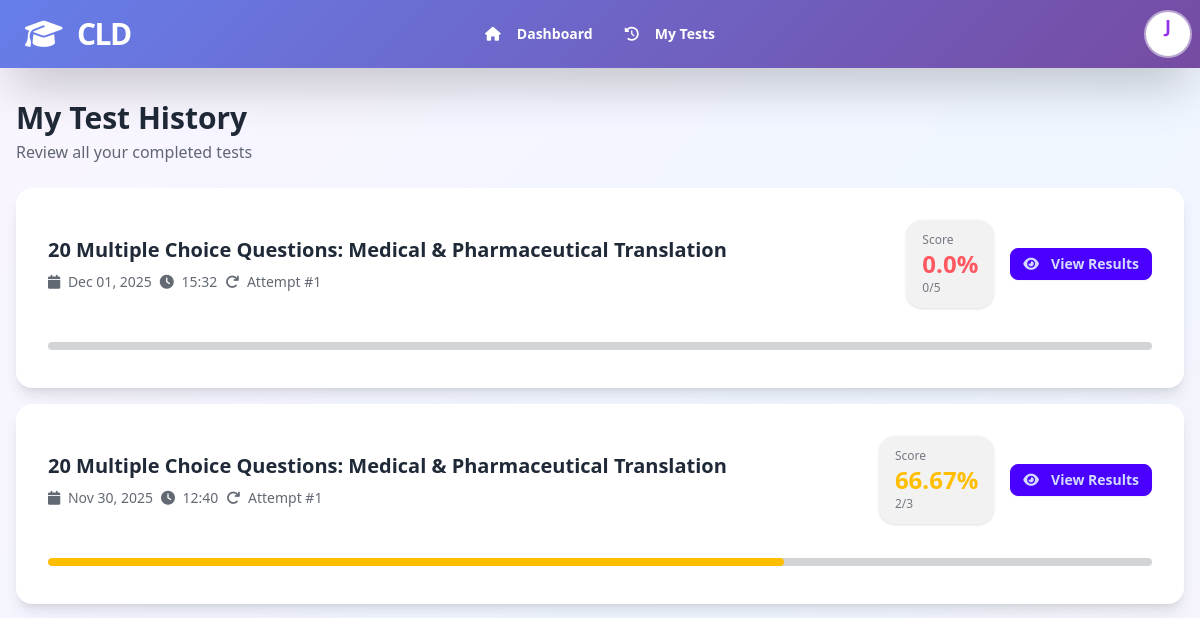
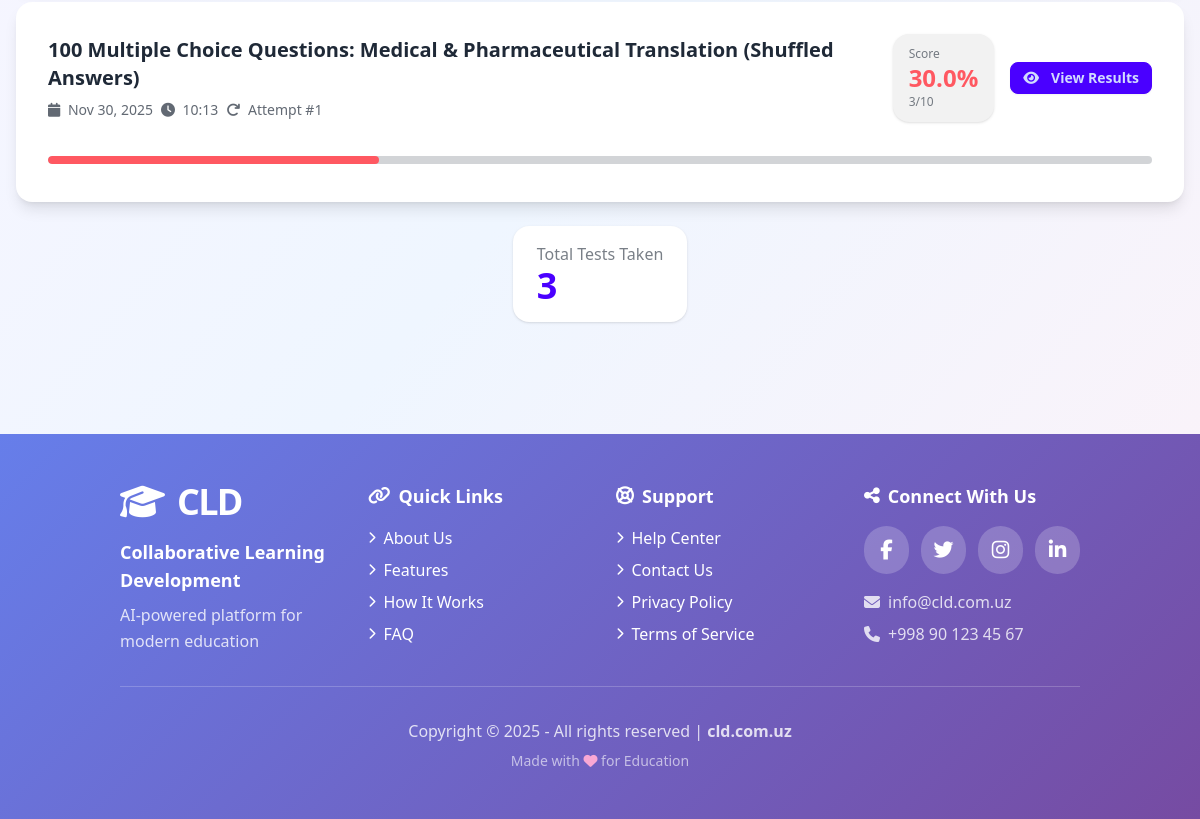
The page /history/ (signed in) on the database as committed earlier (2 pictures, top to bottom).
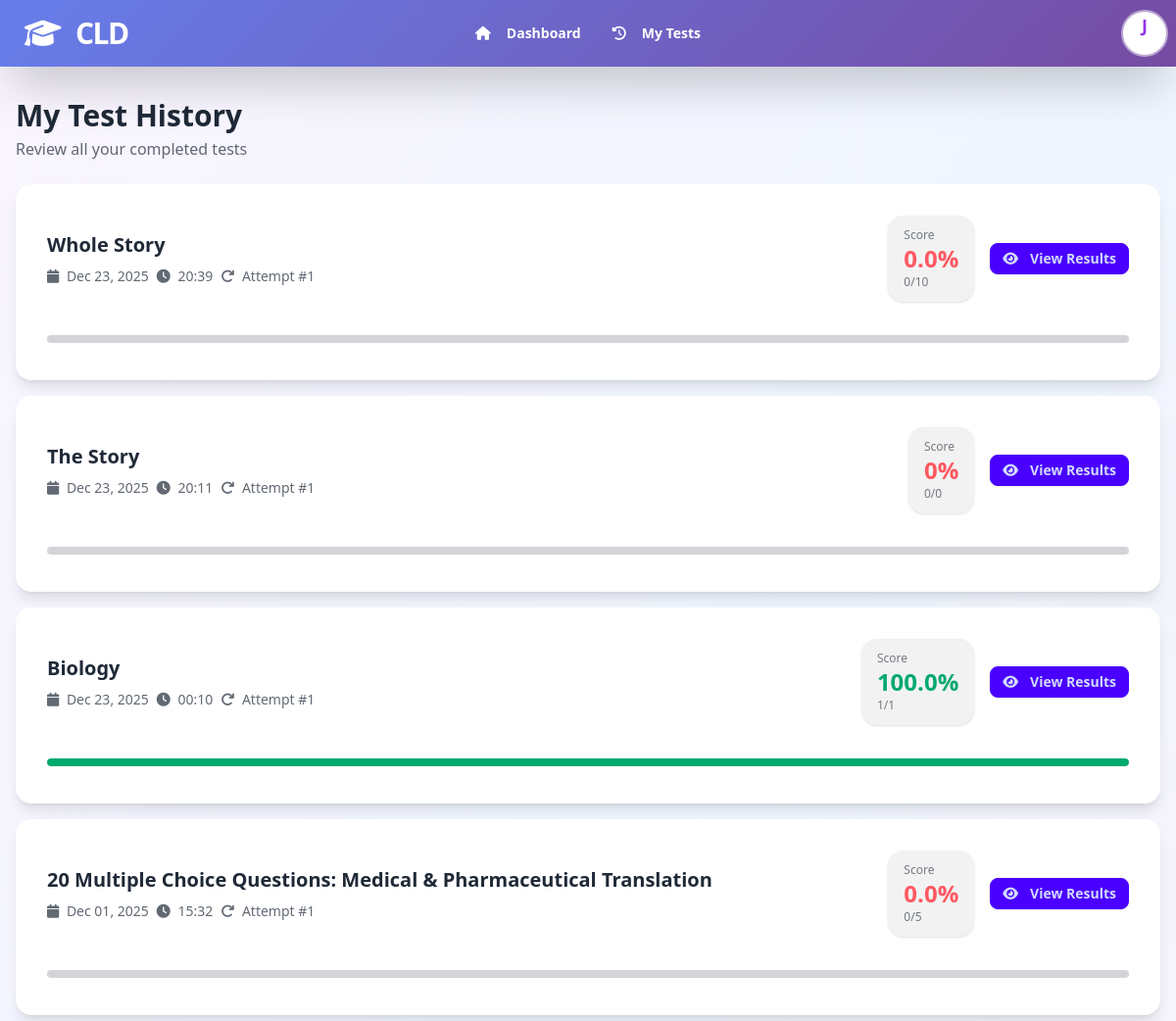
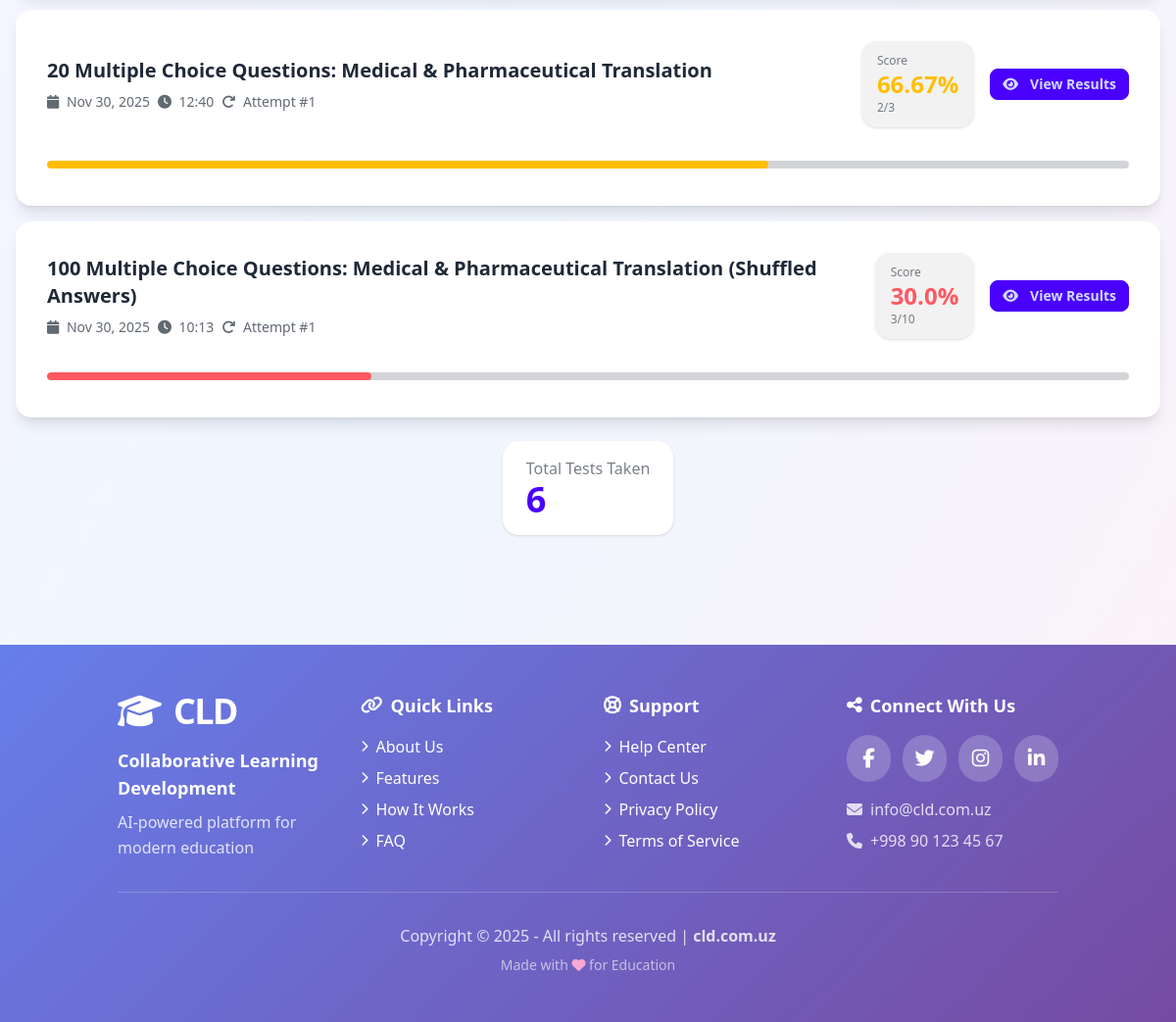
The same page on the database as committed later (2 pictures, top to bottom).
### quizapp/models.py (models this page shows, shortened)
class StudentAttempt(models.Model):
    assignment = models.ForeignKey(Assignment, on_delete=models.CASCADE, related_name='attempts')
    student = models.ForeignKey(User, on_delete=models.CASCADE, related_name='attempts')
    attempt_number = models.IntegerField(default=1)
    auto_score = models.IntegerField(default=0, help_text="Auto-graded score")
    total_possible = models.IntegerField(default=0, help_text="Total possible points")
    started_at = models.DateTimeField(auto_now_add=True)
    finished_at = models.DateTimeField(null=True, blank=True)
    is_completed = models.BooleanField(default=False)
    current_question_index = models.IntegerField(default=0)
    is_terminated = models.BooleanField(default=False, help_text="Test terminated due to cheating")
    termination_reason = models.CharField(max_length=255, blank=True, help_text="Reason for termination")
    terminated_at = models.DateTimeField(null=True, blank=True)
    questions_answered = models.IntegerField(default=0, help_text="Number of questions answered before termination")
    time_taken_seconds = models.IntegerField(null=True, blank=True, help_text="Time taken to complete in seconds")
    class Meta:
        ordering = ['-started_at']
        indexes = [
            models.Index(fields=['assignment', 'student']),
            models.Index(fields=['student', '-started_at']),
            models.Index(fields=['assignment', 'is_completed']),
        ]
        unique_together = ['assignment', 'student', 'attempt_number']
    def calculate_percentage(self):
        if self.total_possible == 0:
            return 0
        return round((self.auto_score / self.total_possible) * 100, 2)

class Assignment(models.Model):
    test = models.ForeignKey(Test, on_delete=models.CASCADE, related_name='assignments')
    access_token = models.CharField(max_length=20, unique=True, db_index=True)
    opens_at = models.DateTimeField(null=True, blank=True)
    closes_at = models.DateTimeField(null=True, blank=True)
    allow_retakes = models.BooleanField(default=True)
    max_attempts = models.IntegerField(default=3, help_text="0 means unlimited")
    show_results_immediately = models.BooleanField(default=True)
    show_correct_answers = models.BooleanField(default=True)
    created_at = models.DateTimeField(auto_now_add=True)
    is_active = models.BooleanField(default=True)
    class Meta:
        indexes = [
            models.Index(fields=['access_token']),
            models.Index(fields=['test', 'is_active']),
        ]

class Test(models.Model):
    TEST_CREATION_METHODS = [
        ('ai', 'AI Generated'),
        ('manual', 'Manual Input'),
    ]
    teacher = models.ForeignKey(User, on_delete=models.CASCADE, related_name='tests')
    title = models.CharField(max_length=255)
    description = models.TextField(null=True, blank=True)
    creation_method = models.CharField(
        max_length=10,
        choices=TEST_CREATION_METHODS,
        default='ai'
    )
    teacher_prompt = models.TextField(help_text="Original teacher request", blank=True)
    llm_response = models.JSONField(null=True, blank=True, help_text="Raw LLM JSON response")
    difficulty = models.CharField(max_length=50, null=True, blank=True)
    topic = models.CharField(max_length=255, null=True, blank=True)
    timer_minutes = models.IntegerField(
        null=True,
        blank=True,
        help_text="Time limit in minutes (leave empty for no limit)"
    )
    created_at = models.DateTimeField(auto_now_add=True)
    updated_at = models.DateTimeField(auto_now=True)
    class Meta:
        ordering = ['-created_at']
        indexes = [
            models.Index(fields=['teacher', '-created_at']),
        ]

### webapp/views.py (the view)
# urls.py: path('history/', views.student_history_view, name='student_history'),
@login_required
def student_history_view(request):
    if request.user.role != 'student':
        return redirect('webapp:dashboard')
    attempts = StudentAttempt.objects.filter(
        student=request.user,
        is_completed=True
    ).select_related('assignment__test').order_by('-finished_at')
    return render(request, 'student/history.html', {'attempts': attempts})

### quizapp/models.py (called while the page is built)
    def get_full_name(self):
        return f"{self.first_name} {self.last_name}".strip() or self.username

### webapp/templates/student/history.html (shortened to what this page needs)
{% extends 'base.html' %}
{% block content %}
<div class="space-y-6">
    <div>
        <h1 class="text-3xl font-bold">My Test History</h1>
        <p class="text-base-content/70 mt-1">Review all your completed tests</p>
    </div>
    {% if attempts %}
    <div class="grid gap-4">
        {% for attempt in attempts %}
        <div class="card bg-base-100 shadow-lg hover:shadow-xl transition-shadow">
            <div class="card-body">
                <div class="flex flex-col md:flex-row justify-between items-start md:items-center gap-4">
                    <div class="flex-1">
                        <h3 class="card-title text-xl mb-2">
                            {{ attempt.assignment.test.title }}
                        </h3>
                        <div class="flex flex-wrap gap-2 text-sm text-base-content/70">
                            <span>
                                <i class="fas fa-calendar mr-1"></i>
                                {{ attempt.finished_at|date:"M d, Y" }}
                            </span>
                            <span>
                                <i class="fas fa-clock mr-1"></i>
                                {{ attempt.finished_at|date:"H:i" }}
                            </span>
                            <span>
                                <i class="fas fa-redo mr-1"></i>
                                Attempt #{{ attempt.attempt_number }}
                            </span>
                        </div>
                    </div>
                    <div class="flex items-center gap-4">
                        <div class="stats shadow bg-base-200">
                            <div class="stat py-3 px-4">
                                <div class="stat-title text-xs">Score</div>
                                <div class="stat-value text-2xl {% if attempt.calculate_percentage >= 80 %}text-success{% elif attempt.calculate_percentage >= 60 %}text-warning{% else %}text-error{% endif %}">
                                    {{ attempt.calculate_percentage }}%
                                </div>
                                <div class="stat-desc text-xs">{{ attempt.auto_score }}/{{ attempt.total_possible }}</div>
                            </div>
                        </div>
                        <a href="{% url 'webapp:take_test' attempt.assignment.access_token %}"
                           class="btn btn-primary btn-sm">
                            <i class="fas fa-eye mr-1"></i>
                            View Results
                        </a>
                    </div>
                </div>
                <div class="mt-4">
                    <progress class="progress {% if attempt.calculate_percentage >= 80 %}progress-success{% elif attempt.calculate_percentage >= 60 %}progress-warning{% else %}progress-error{% endif %} w-full"
                              value="{{ attempt.calculate_percentage }}" max="100"></progress>
                </div>
            </div>
        </div>
        {% endfor %}
    </div>
    <div class="flex justify-center mt-8">
        <div class="stats shadow">
            <div class="stat">
                <div class="stat-title">Total Tests Taken</div>
                <div class="stat-value text-primary">{{ attempts.count }}</div>
            </div>
        </div>
    </div>
    {% endif %}
</div>
{% endblock %}

Rows that differ between the two databases and show on the page:
added StudentAttempt: assignment.test "Whole Story", finished_at "Dec 23, 2025", finished_at "20:39", attempt_number "1", calculate_percentage "0.0", auto_score "0", total_possible "10"
added StudentAttempt: assignment.test "The Story", finished_at "Dec 23, 2025", finished_at "20:11", attempt_number "1", calculate_percentage "0", auto_score "0", total_possible "0"
added StudentAttempt: assignment.test "Biology", finished_at "Dec 23, 2025", finished_at "00:10", attempt_number "1", calculate_percentage "100.0", auto_score "1", total_possible "1"
Other text that changed with them:
{{ attempts.count }}: "3" → "6"
